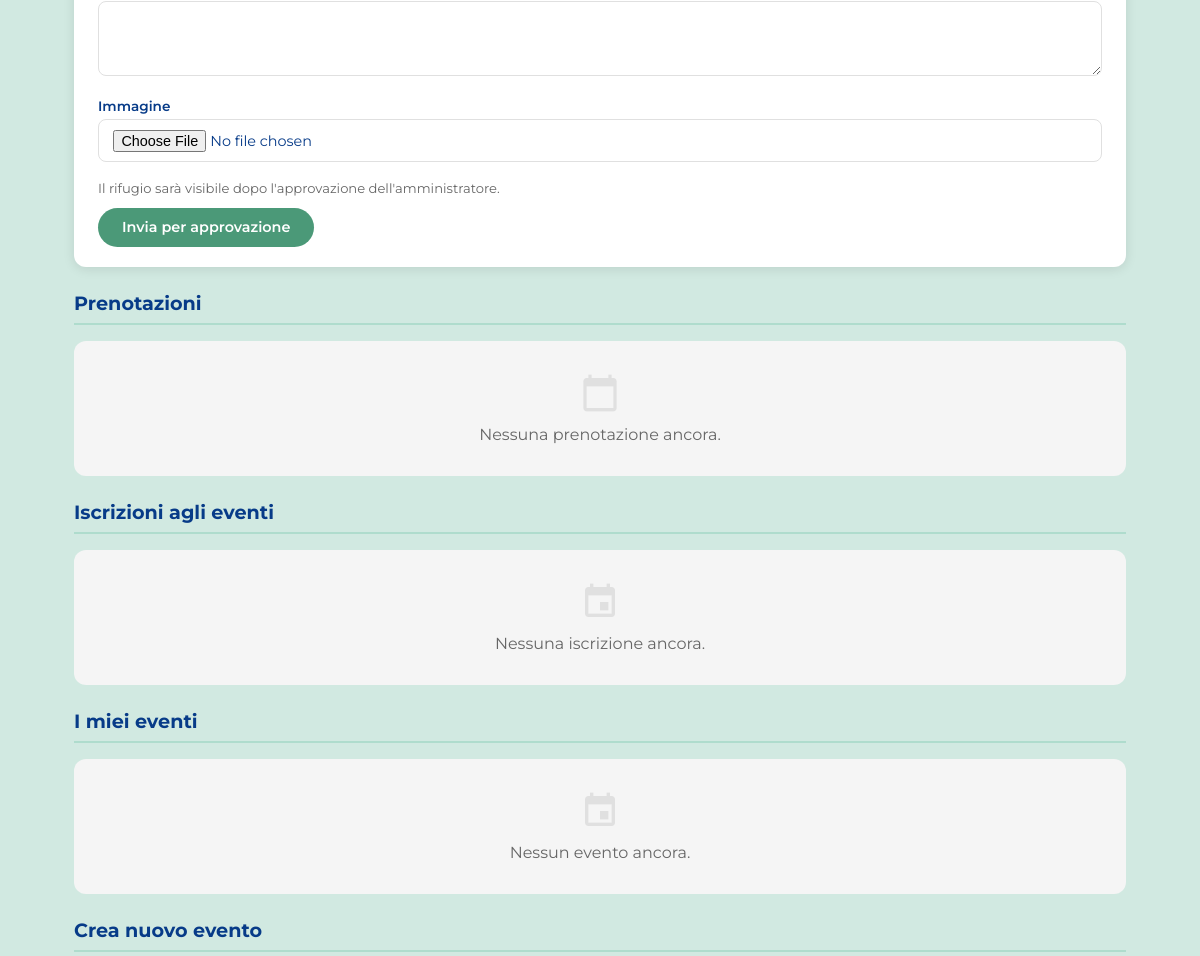
The page /gestore/ (signed in, middle part) on the database as committed earlier.
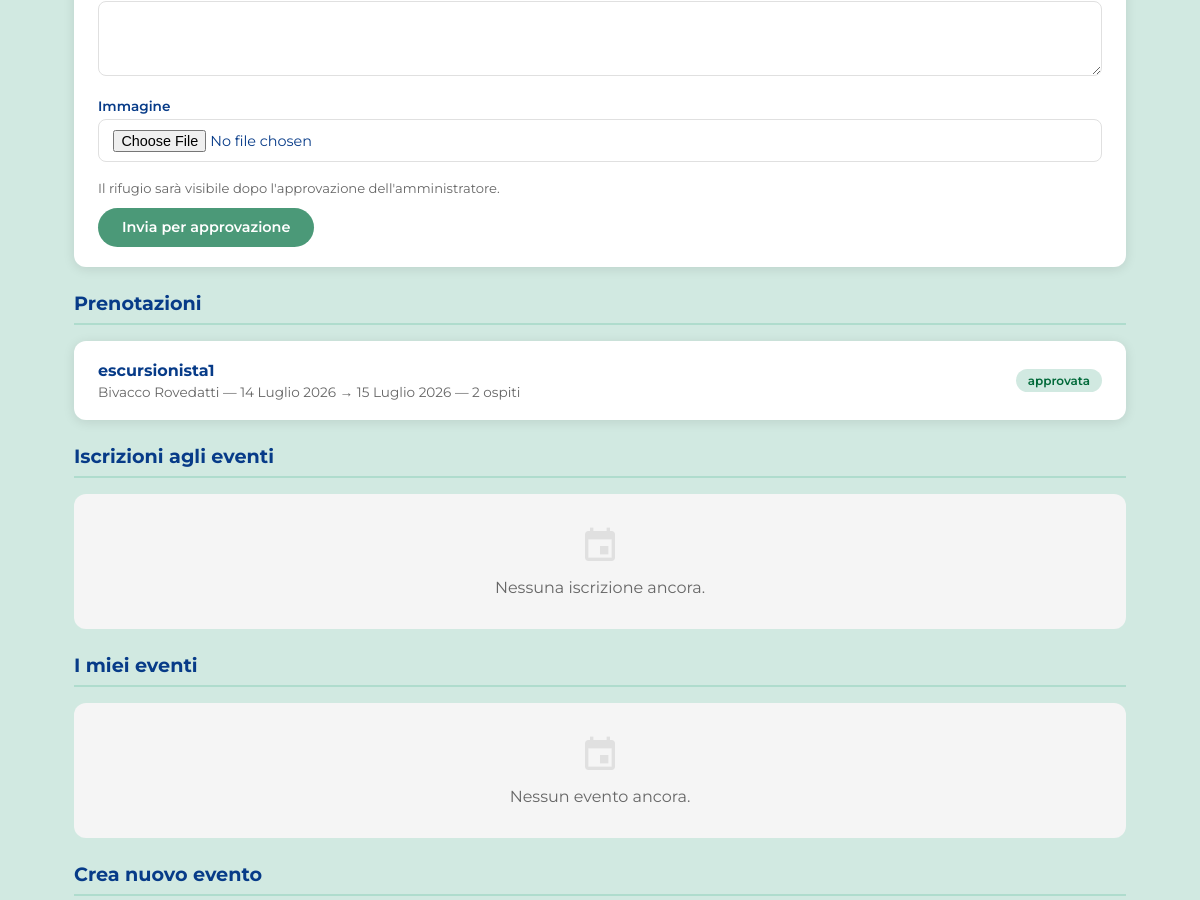
The same page on the database as committed later.
### rifugi/models.py (models this page shows, shortened)
class Prenotazione(models.Model):
    escursionista = models.ForeignKey(
        User,
        on_delete=models.CASCADE,
        related_name='prenotazioni'
    )
    rifugio = models.ForeignKey(
        Rifugio,
        on_delete=models.CASCADE,
        related_name='prenotazioni'
    )
    data_arrivo = models.DateField()
    data_partenza = models.DateField()
    num_ospiti = models.IntegerField(default=1)
    STATO_CHOICES = [
        ('in_attesa', 'In attesa'),
        ('approvata', 'Approvata'),
        ('rifiutata', 'Rifiutata'),
    ]
    stato = models.CharField(max_length=20, choices=STATO_CHOICES, default='in_attesa')
    posti_restituiti = models.BooleanField(default=False)
    class Meta:
        verbose_name_plural = "Prenotazioni"

class Rifugio(models.Model):
    nome = models.CharField(max_length=200)
    localita = models.CharField(max_length=200)
    altitudine = models.IntegerField()
    latitudine = models.FloatField()
    longitudine = models.FloatField()
    regione = models.CharField(max_length=100)
    mensile = models.BooleanField(default=False)
    TIPO_CHOICES = [
        ('RIFUGIO', 'Rifugio'),
        ('BIVACCO', 'Bivacco'),
        ('CAPANNA', 'Capanna'),
    ]
    tipo = models.CharField(max_length=20, choices=TIPO_CHOICES, default='RIFUGIO')
    descrizione = models.TextField(blank=True)
    posti_letto = models.IntegerField(default=0)
    posti_disponibili = models.IntegerField(default=0)
    immagine = models.ImageField(upload_to='rifugi/', blank=True, null=True)
    qr_uuid = models.UUIDField(default=uuid.uuid4, unique=True, editable=False)
    STATO_CHOICES = [
        ('in_attesa', 'In attesa'),
        ('approvato', 'Approvato'),
    ]
    stato = models.CharField(max_length=20, choices=STATO_CHOICES, default='in_attesa')
    gestore = models.ForeignKey(
        User,
        on_delete=models.SET_NULL,
        null=True,
        blank=True,
        related_name='rifugi'
    )
    class Meta:
        verbose_name_plural = "Rifugi"

### rifugi/views.py (the view)
        def wrapper(request, *args, **kwargs):
            if not request.user.is_authenticated:
                return redirect_to_login(request.get_full_path())
            if not request.user.groups.filter(name=nome_gruppo).exists() and not request.user.is_superuser:
                return render(request, '403.html', status=403)
            return view_func(request, *args, **kwargs)

### rifugi/views.py
class NuovoRifugioForm(forms.ModelForm):
    class Meta:
        model = Rifugio
        fields = ['nome', 'localita', 'altitudine', 'latitudine', 'longitudine', 'regione', 'tipo', 'descrizione', 'posti_letto', 'posti_disponibili', 'immagine']

class EventoForm(forms.ModelForm):
    class Meta:
        model = Evento
        fields = ['rifugio', 'titolo', 'descrizione', 'data', 'ora', 'posti_disponibili', 'immagine']

### rifugi/views.py (called while the page is built)
def gruppo_richiesto(nome_gruppo):
    def decorator(view_func):
        def wrapper(request, *args, **kwargs):
            if not request.user.is_authenticated:
                return redirect_to_login(request.get_full_path())
            if not request.user.groups.filter(name=nome_gruppo).exists() and not request.user.is_superuser:
                return render(request, '403.html', status=403)
            return view_func(request, *args, **kwargs)
        return wrapper
    return decorator

### templates/rifugi/dashboard_gestore.html (shortened to what the changed rows need)
{% extends 'base.html' %}
{% block content %}
<h2 class="section-title">Prenotazioni</h2>
{% for p in prenotazioni %}
<div class="card">
    <div>
        <h3>{{ p.escursionista.username }}</h3>
        <p>{{ p.rifugio.nome }} — {{ p.data_arrivo }} → {{ p.data_partenza }} — {{ p.num_ospiti }} ospiti</p>
    </div>
    <div style="display:flex; align-items:center; gap:0.75rem; flex-wrap:wrap;">
        <span class="badge {% if p.stato == 'approvata' %}badge-green{% elif p.stato == 'rifiutata' %}badge-red{% else %}badge-gray{% endif %}">
            {{ p.stato }}
        </span>
    </div>
</div>
{% empty %}
<div class="empty-state">
    <span class="material-icons">calendar_today</span>
    <p>Nessuna prenotazione ancora.</p>
</div>
{% endfor %}
<h2 class="section-title">Iscrizioni agli eventi</h2>
<h2 class="section-title">I miei eventi</h2>
<h2 class="section-title">Crea nuovo evento</h2>
{% endblock %}

Rows that differ between the two databases and show on the page:
added Prenotazione: escursionista.username "escursionista1", rifugio.nome "Bivacco Rovedatti", data_arrivo "14 Luglio 2026", data_partenza "15 Luglio 2026", num_ospiti "2", stato "approvata"
Other text that changed with them:
text no longer shown: "Nessuna prenotazione ancora."
